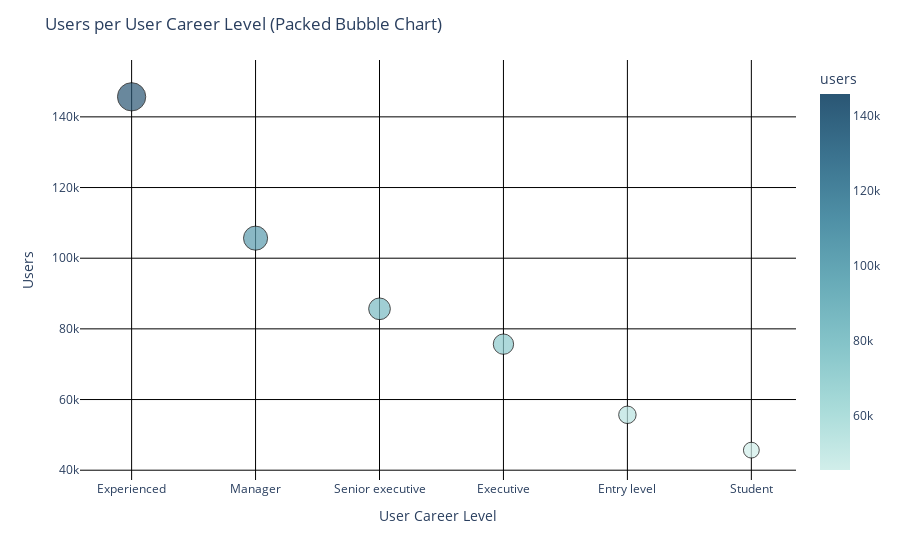

Write notebook code for a chart like this one.
### Code cell
import plotly.express as px

teal_palette = ['#008080', '#009393', '#00A6A6', '#00B9B9', '#00CCCC']

# Create the packed bubble chart
fig = px.scatter(df, x='career_levels', y='users', size='users', color='users',
                 color_continuous_scale='Teal', opacity=0.7, hover_name='career_levels')

fig.update_traces(
    marker=dict(color=df['users'], colorscale=teal_palette, line=dict(color='black', width=1))
)

fig.update_layout(
    title='Users per User Career Level (Packed Bubble Chart)',
    xaxis=dict(title='User Career Level'),
    yaxis=dict(title='Users'),
    plot_bgcolor='white',   # Set the background color to white
    paper_bgcolor='white',  # Set the paper background color to white
    xaxis_gridcolor='black',  # Set the gridline color for the x-axis
    yaxis_gridcolor='black'   # Set the gridline color for the y-axis
)

fig.show()

### Figure 1 — Plotly figure (JSON) as saved in the notebook; plotly's stock layout.template omitted (floating-point values rounded to 4 significant figures)
{"data": [{"hovertemplate": "<b>%{hovertext}</b><br><br>career_levels=%{x}<br>users=%{marker.color}<extra></extra>", "hovertext": ["Experienced", "Manager", "Senior executive", "Executive", "Entry level", "Student"], "legendgroup": "", "marker": {"color": [145678, 105678, 85678, 75678, 55678, 45678], "coloraxis": "coloraxis", "colorscale": [[0, "#008080"], [0.25, "#009393"], [0.5, "#00A6A6"], [0.75, "#00B9B9"], [1, "#00CCCC"]], "line": {"color": "black", "width": 1}, "opacity": 0.7, "size": [145678, 105678, 85678, 75678, 55678, 45678], "sizemode": "area", "sizeref": 364.2, "symbol": "circle"}, "mode": "markers", "name": "", "orientation": "v", "showlegend": false, "type": "scatter", "x": ["Experienced", "Manager", "Senior executive", "Executive", "Entry level", "Student"], "xaxis": "x", "y": [145678, 105678, 85678, 75678, 55678, 45678], "yaxis": "y"}], "layout": {"coloraxis": {"colorbar": {"title": {"text": "users"}}, "colorscale": [[0, "rgb(209, 238, 234)"], [0.1667, "rgb(168, 219, 217)"], [0.3333, "rgb(133, 196, 201)"], [0.5, "rgb(104, 171, 184)"], [0.6667, "rgb(79, 144, 166)"], [0.8333, "rgb(59, 115, 143)"], [1, "rgb(42, 86, 116)"]]}, "legend": {"itemsizing": "constant", "tracegroupgap": 0}, "margin": {"t": 60}, "paper_bgcolor": "white", "plot_bgcolor": "white", "title": {"text": "Users per User Career Level (Packed Bubble Chart)"}, "xaxis": {"anchor": "y", "domain": [0, 1], "gridcolor": "black", "title": {"text": "User Career Level"}}, "yaxis": {"anchor": "x", "domain": [0, 1], "gridcolor": "black", "title": {"text": "Users"}}}}
